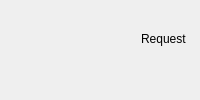
             <widget class="QWidget" name="GetConfiguration">
              <layout class="QGridLayout" name="gridLayout_14">
               <item row="0" column="0">
                <widget class="QWidget" name="widget_Get_Configuration" native="true">
                 <property name="font">
                  <font>
                   <strikeout>false</strikeout>
                  </font>
                 </property>
                 <property name="focusPolicy">
                  <enum>Qt::NoFocus</enum>
                 </property>
                 <property name="autoFillBackground">
                  <bool>true</bool>
                 </property>
                 <widget class="QLabel" name="label_45">
                  <property name="geometry">
                   <rect>
                    <x>460</x>
                    <y>20</y>
                    <width>61</width>
                    <height>16</height>
                   </rect>
                  </property>
                  <property name="text">
                   <string>Response</string>
                  </property>
                 </widget>
                 <widget class="Line" name="line_18">
                  <property name="geometry">
                   <rect>
                    <x>310</x>
                    <y>0</y>
                    <width>16</width>
                    <height>801</height>
                   </rect>
                  </property>
                  <property name="orientation">
                   <enum>Qt::Vertical</enum>
                  </property>
                 </widget>
                 <widget class="QLabel" name="label_46">
                  <property name="geometry">
                   <rect>
                    <x>130</x>
                    <y>20</y>
                    <width>61</width>
                    <height>16</height>
                   </rect>
                  </property>
                  <property name="text">
                   <string>Request</string>
                  </property>
                 </widget>
                 <widget class="QTreeWidget" name="treeWidget">
                  <property name="geometry">
                   <rect>
                    <x>30</x>
                    <y>80</y>
                    <width>271</width>
                    <height>231</height>
                   </rect>
                  </property>
                  <column>
                   <property name="text">
                    <string/>
                   </property>
                  </column>
                 </widget>
                </widget>
               </item>
              </layout>
             </widget>
